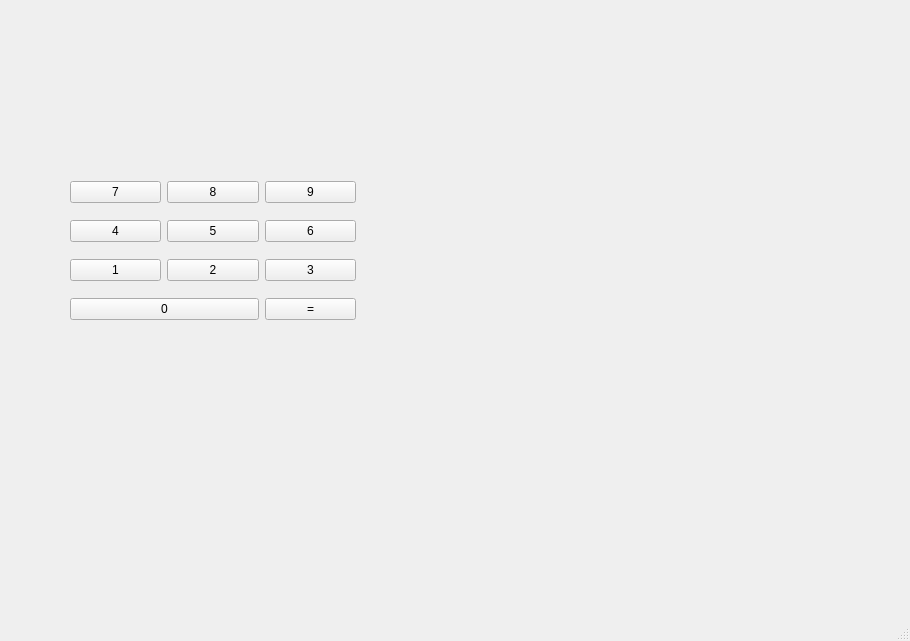
<?xml version="1.0" encoding="UTF-8"?>
<ui version="4.0">
 <class>MainWindow</class>
 <widget class="QMainWindow" name="MainWindow">
  <property name="geometry">
   <rect>
    <x>0</x>
    <y>0</y>
    <width>910</width>
    <height>641</height>
   </rect>
  </property>
  <property name="windowTitle">
   <string>MainWindow</string>
  </property>
  <widget class="QWidget" name="centralwidget">
   <widget class="QWidget" name="layoutWidget">
    <property name="geometry">
     <rect>
      <x>70</x>
      <y>170</y>
      <width>286</width>
      <height>161</height>
     </rect>
    </property>
    <layout class="QGridLayout" name="gridLayout">
     <property name="sizeConstraint">
      <enum>QLayout::SetDefaultConstraint</enum>
     </property>
     <item row="1" column="2" colspan="2">
      <widget class="QPushButton" name="pushButton_5">
       <property name="text">
        <string>5</string>
       </property>
      </widget>
     </item>
     <item row="2" column="0" colspan="2">
      <widget class="QPushButton" name="pushButton_11">
       <property name="text">
        <string>1</string>
       </property>
      </widget>
     </item>
     <item row="2" column="2" colspan="2">
      <widget class="QPushButton" name="pushButton_10">
       <property name="text">
        <string>2</string>
       </property>
      </widget>
     </item>
     <item row="2" column="4" colspan="2">
      <widget class="QPushButton" name="pushButton_7">
       <property name="text">
        <string>3</string>
       </property>
      </widget>
     </item>
     <item row="1" column="0" colspan="2">
      <widget class="QPushButton" name="pushButton_4">
       <property name="text">
        <string>4</string>
       </property>
      </widget>
     </item>
     <item row="0" column="4" colspan="2">
      <widget class="QPushButton" name="pushButton_3">
       <property name="text">
        <string>9</string>
       </property>
      </widget>
     </item>
     <item row="0" column="2" colspan="2">
      <widget class="QPushButton" name="pushButton_2">
       <property name="text">
        <string>8</string>
       </property>
      </widget>
     </item>
     <item row="0" column="0" colspan="2">
      <widget class="QPushButton" name="pushButton">
       <property name="text">
        <string>7</string>
       </property>
      </widget>
     </item>
     <item row="1" column="4" colspan="2">
      <widget class="QPushButton" name="pushButton_6">
       <property name="text">
        <string>6</string>
       </property>
      </widget>
     </item>
     <item row="3" column="0" colspan="4">
      <widget class="QPushButton" name="pushButton_9">
       <property name="text">
        <string>0</string>
       </property>
      </widget>
     </item>
     <item row="3" column="4" colspan="2">
      <widget class="QPushButton" name="pushButton_8">
       <property name="text">
        <string>=</string>
       </property>
      </widget>
     </item>
    </layout>
   </widget>
  </widget>
  <widget class="QMenuBar" name="menubar">
   <property name="geometry">
    <rect>
     <x>0</x>
     <y>0</y>
     <width>910</width>
     <height>23</height>
    </rect>
   </property>
  </widget>
  <widget class="QStatusBar" name="statusbar"/>
 </widget>
 <resources/>
 <connections/>
</ui>
